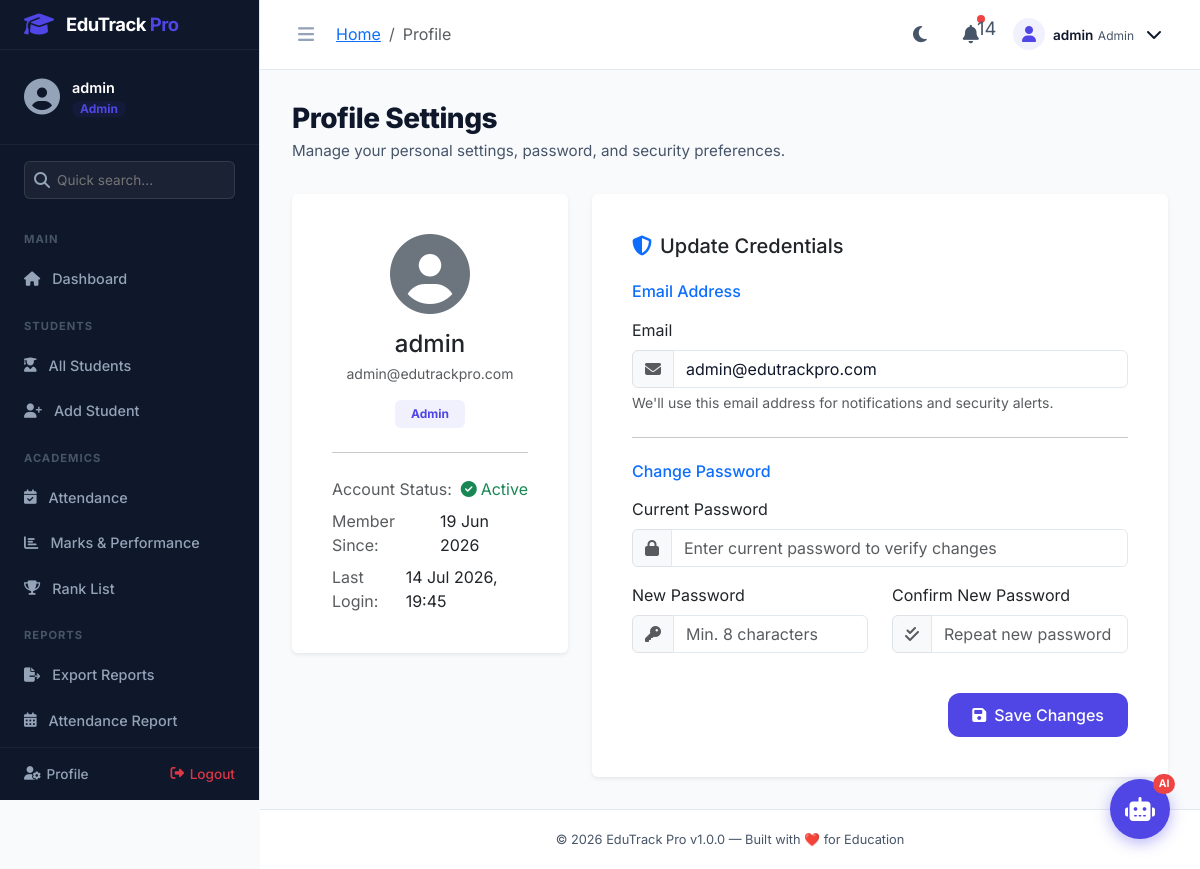
Page /auth/profile (signed in) on the committed database.
### models.py (models this page shows, shortened)
class User(UserMixin, db.Model):
    __tablename__ = 'users'
    id = db.Column(db.Integer, primary_key=True)
    username = db.Column(db.String(80), unique=True, nullable=False, index=True)
    email = db.Column(db.String(120), unique=True, nullable=False, index=True)
    password_hash = db.Column(db.String(255), nullable=False)
    role = db.Column(db.String(20), nullable=False, default='student')  # admin, teacher, student
    is_active = db.Column(db.Boolean, default=True, nullable=False)
    last_login = db.Column(db.DateTime, nullable=True)
    created_at = db.Column(db.DateTime, default=datetime.utcnow, nullable=False)
    updated_at = db.Column(db.DateTime, default=datetime.utcnow, onupdate=datetime.utcnow)
    student_profile = db.relationship('Student', back_populates='user', uselist=False,
                                       foreign_keys='Student.user_id')
    notifications = db.relationship('Notification', back_populates='user',
                                     foreign_keys='Notification.user_id', lazy='dynamic')
    marks_entered = db.relationship('Mark', back_populates='entered_by_user',
                                     foreign_keys='Mark.entered_by')
    attendance_marked = db.relationship('Attendance', back_populates='marked_by_user',
                                         foreign_keys='Attendance.marked_by')
    def is_admin(self) -> bool:
        return self.role == 'admin'

### routes/auth.py (the view, shortened to what this page needs)
@auth_bp.route('/profile', methods=['GET', 'POST'])
@login_required
def profile():
    return render_template('auth/profile.html')

### app.py (called while the page is built)
def _register_context_processors(app: Flask):
    from models import Notification
    from flask_login import current_user
    @app.context_processor
    def inject_globals():
        unread_count = 0
        if current_user.is_authenticated:
            unread_count = Notification.query.filter_by(
                user_id=current_user.id, is_read=False
            ).count()
        return {
            'app_name': app.config.get('APP_NAME', 'EduTrack Pro'),
            'app_version': app.config.get('APP_VERSION', '1.0.0'),
            'current_year': datetime.utcnow().year,
            'unread_notifications': unread_count,
        }

### models.py (called while the page is built)
@login_manager.user_loader
def load_user(user_id):
    return db.session.get(User, int(user_id))

### templates/auth/profile.html (shortened to what this page needs)
{% extends "base.html" %}
{% block breadcrumb %}
<li class="breadcrumb-item active">Profile</li>
{% endblock %}
{% block content %}
<div class="page-header">
    <div>
        <h1 class="page-title">Profile Settings</h1>
        <p class="page-subtitle">Manage your personal settings, password, and security preferences.</p>
    </div>
</div>
<div class="row g-4">
    <div class="col-12 col-lg-4">
        <div class="card border-0 shadow-sm text-center p-4">
            <div class="card-body">
                <div class="profile-avatar-lg mb-3 mx-auto">
                    <i class="fas fa-user-circle fa-5x text-secondary"></i>
                </div>
                <h4 class="mb-1">{{ current_user.username }}</h4>
                <p class="text-muted small mb-3">{{ current_user.email }}</p>
                <span class="badge bg-primary-soft text-primary px-3 py-2 fs-7">{{ current_user.role | title }}</span>
                <hr class="my-4">
                <div class="text-start">
                    <div class="d-flex justify-content-between mb-2">
                        <span class="text-muted">Account Status:</span>
                        <span class="text-success"><i class="fas fa-check-circle me-1"></i>Active</span>
                    </div>
                    <div class="d-flex justify-content-between mb-2">
                        <span class="text-muted">Member Since:</span>
                        <span>{{ current_user.created_at.strftime('%d %b %Y') }}</span>
                    </div>
                    <div class="d-flex justify-content-between">
                        <span class="text-muted">Last Login:</span>
                        <span>{{ current_user.last_login.strftime('%d %b %Y, %H:%M') if current_user.last_login else 'Never' }}</span>
                    </div>
                </div>
            </div>
        </div>
    </div>
    <div class="col-12 col-lg-8">
        <div class="card border-0 shadow-sm p-4">
            <div class="card-body">
                <h3 class="card-title h5 mb-4"><i class="fas fa-shield-alt me-2 text-primary"></i>Update Credentials</h3>
                <form action="{{ url_for('auth.profile') }}" method="POST">
                    <h6 class="text-primary mb-3">Email Address</h6>
                    <div class="mb-4">
                        <label for="email" class="form-label">Email</label>
                        <div class="input-group">
                            <span class="input-group-text"><i class="fas fa-envelope text-muted"></i></span>
                            <input type="email" class="form-control" id="email" name="email" value="{{ current_user.email }}" required>
                        </div>
                        <div class="form-text">We'll use this email address for notifications and security alerts.</div>
                    </div>
                    <hr class="my-4">
                    <h6 class="text-primary mb-3">Change Password</h6>
                    <div class="mb-3">
                        <label for="current_password" class="form-label">Current Password</label>
                        <div class="input-group">
                            <span class="input-group-text"><i class="fas fa-lock text-muted"></i></span>
                            <input type="password" class="form-control" id="current_password" name="current_password" placeholder="Enter current password to verify changes">
                        </div>
                    </div>
                    <div class="row">
                        <div class="col-md-6 mb-3">
                            <label for="new_password" class="form-label">New Password</label>
                            <div class="input-group">
                                <span class="input-group-text"><i class="fas fa-key text-muted"></i></span>
                                <input type="password" class="form-control" id="new_password" name="new_password" placeholder="Min. 8 characters">
                            </div>
                        </div>
                        <div class="col-md-6 mb-3">
                            <label for="confirm_password" class="form-label">Confirm New Password</label>
                            <div class="input-group">
                                <span class="input-group-text"><i class="fas fa-check-double text-muted"></i></span>
                                <input type="password" class="form-control" id="confirm_password" name="confirm_password" placeholder="Repeat new password">
                            </div>
                        </div>
                    </div>
                    <div class="mt-4 text-end">
                        <button type="submit" class="btn btn-primary-custom px-4">
                            <i class="fas fa-save me-2"></i>Save Changes
                        </button>
                    </div>
                </form>
            </div>
        </div>
    </div>
</div>
{% endblock %}

### templates/base.html (shortened to what this page needs)
<!DOCTYPE html>
<html lang="en" data-theme="light">
<head>
    <link href="https://cdn.jsdelivr.net/npm/bootstrap@5.3.2/dist/css/bootstrap.min.css" rel="stylesheet">
    <link href="https://cdnjs.cloudflare.com/ajax/libs/font-awesome/6.5.0/css/all.min.css" rel="stylesheet">
    <link href="{{ url_for('static', filename='css/custom.css') }}" rel="stylesheet">
</head>
<body>
{% if current_user.is_authenticated %}
<nav class="sidebar" id="sidebar">
    <div class="sidebar-header">
        <div class="sidebar-brand">
            <div class="brand-icon">
                <i class="fas fa-graduation-cap"></i>
            </div>
            <div class="brand-text">
                <span class="brand-name">EduTrack</span>
                <span class="brand-pro">Pro</span>
            </div>
        </div>
    </div>
    <div class="sidebar-user">
        <div class="user-avatar">
            <i class="fas fa-user-circle"></i>
        </div>
        <div class="user-info">
            <span class="user-name">{{ current_user.username }}</span>
            <span class="user-role badge">{{ current_user.role | title }}</span>
        </div>
    </div>
    <div class="sidebar-search">
        <div class="search-box">
            <i class="fas fa-search"></i>
            <input type="text" placeholder="Quick search..." id="sidebarSearch">
        </div>
    </div>
    <ul class="sidebar-nav">
        <li class="nav-section">Main</li>
        <li class="nav-item">
            <a href="{{ url_for('dashboard.index') }}" class="nav-link {% if request.endpoint == 'dashboard.index' %}active{% endif %}">
                <i class="fas fa-home nav-icon"></i>
                <span class="nav-text">Dashboard</span>
            </a>
        </li>
        <li class="nav-section">Students</li>
        <li class="nav-item">
            <a href="{{ url_for('students.list_students') }}" class="nav-link {% if 'students' in request.endpoint %}active{% endif %}">
                <i class="fas fa-user-graduate nav-icon"></i>
                <span class="nav-text">All Students</span>
            </a>
        </li>
        {% if current_user.is_admin() or current_user.is_teacher() %}
        <li class="nav-item">
            <a href="{{ url_for('students.add_student') }}" class="nav-link {% if request.endpoint == 'students.add_student' %}active{% endif %}">
                <i class="fas fa-user-plus nav-icon"></i>
                <span class="nav-text">Add Student</span>
            </a>
        </li>
        {% endif %}
        <li class="nav-section">Academics</li>
        <li class="nav-item">
            <a href="{{ url_for('attendance.mark_attendance') }}" class="nav-link {% if 'attendance' in request.endpoint %}active{% endif %}">
                <i class="fas fa-calendar-check nav-icon"></i>
                <span class="nav-text">Attendance</span>
            </a>
        </li>
        <li class="nav-item">
            <a href="{{ url_for('marks.index') }}" class="nav-link {% if 'marks' in request.endpoint %}active{% endif %}">
                <i class="fas fa-chart-bar nav-icon"></i>
                <span class="nav-text">Marks & Performance</span>
            </a>
        </li>
        <li class="nav-item">
            <a href="{{ url_for('marks.rank_list') }}" class="nav-link {% if request.endpoint == 'marks.rank_list' %}active{% endif %}">
                <i class="fas fa-trophy nav-icon"></i>
                <span class="nav-text">Rank List</span>
            </a>
        </li>
        <li class="nav-section">Reports</li>
        <li class="nav-item">
            <a href="{{ url_for('reports.index') }}" class="nav-link {% if 'reports' in request.endpoint %}active{% endif %}">
                <i class="fas fa-file-export nav-icon"></i>
                <span class="nav-text">Export Reports</span>
            </a>
        </li>
        <li class="nav-item">
            <a href="{{ url_for('attendance.report') }}" class="nav-link">
                <i class="fas fa-calendar-alt nav-icon"></i>
                <span class="nav-text">Attendance Report</span>
            </a>
        </li>
        {% if current_user.is_admin() %}
        <li class="nav-section">Administration</li>
        {% endif %}
    </ul>
    <div class="sidebar-footer">
        <a href="{{ url_for('auth.profile') }}" class="footer-link">
            <i class="fas fa-user-cog"></i>
            <span>Profile</span>
        </a>
        <a href="{{ url_for('auth.logout') }}" class="footer-link text-danger">
            <i class="fas fa-sign-out-alt"></i>
            <span>Logout</span>
        </a>
    </div>
</nav>
<div class="main-wrapper" id="mainWrapper">
    <header class="top-navbar">
        <div class="navbar-left">
            <button class="sidebar-toggle-btn" id="sidebarToggle" title="Toggle Sidebar">
                <i class="fas fa-bars"></i>
            </button>
            <nav aria-label="breadcrumb" class="d-none d-md-block">
                <ol class="breadcrumb mb-0">
                    <li class="breadcrumb-item"><a href="{{ url_for('dashboard.index') }}">Home</a></li>
                    {% block breadcrumb %}{% endblock %}
                </ol>
            </nav>
        </div>
        <div class="navbar-right">
            <button class="theme-toggle" id="themeToggle" title="Toggle Dark/Light Mode">
                <i class="fas fa-moon" id="themeIcon"></i>
            </button>
            <div class="dropdown">
                <button class="icon-btn position-relative" data-bs-toggle="dropdown" id="notifBell">
                    <i class="fas fa-bell"></i>
                    {% if unread_notifications > 0 %}
                    <span class="notif-badge">{{ unread_notifications }}</span>
                    {% endif %}
                </button>
            </div>
            <div class="dropdown">
                <button class="user-menu-btn" data-bs-toggle="dropdown">
                    <div class="avatar-sm">
                        <i class="fas fa-user"></i>
                    </div>
                    <div class="user-menu-info d-none d-md-block">
                        <span class="user-menu-name">{{ current_user.username }}</span>
                        <span class="user-menu-role">{{ current_user.role | title }}</span>
                    </div>
                    <i class="fas fa-chevron-down ms-1 d-none d-md-block"></i>
                </button>
            </div>
        </div>
    </header>
    <main class="page-content">
        {% block content %}{% endblock %}
    </main>
    <footer class="page-footer">
        <span>© {{ current_year }} EduTrack Pro v{{ app_version }} — Built with ❤️ for Education</span>
    </footer>
</div>
{% endif %}
{% if current_user.is_authenticated %}
<button class="chatbot-fab" id="chatbotFab" title="Open AI Assistant">
    <i class="fas fa-robot"></i>
    <span class="fab-badge">AI</span>
</button>
{% endif %}
</body>
</html>

### rows in the picture
User: username "admin", role "Admin", email "admin@edutrackpro.com", created_at "19 Jun 2026", last_login "14 Jul 2026, 19:45"

### other values in the picture
{{ unread_notifications }} "14"
{{ app_version }} "1.0.0"
